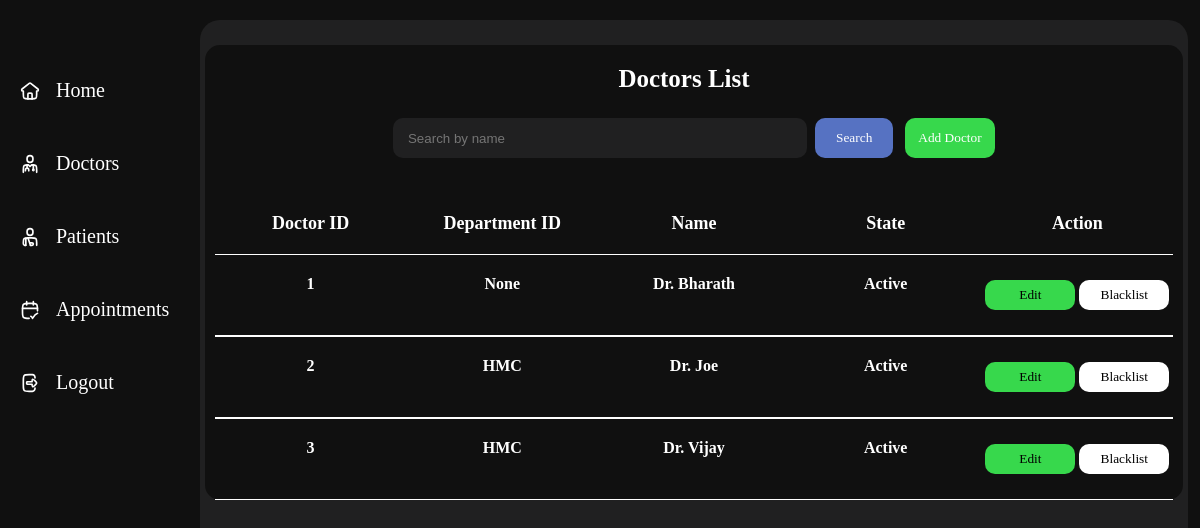
The app's page /doctor_list, older data.
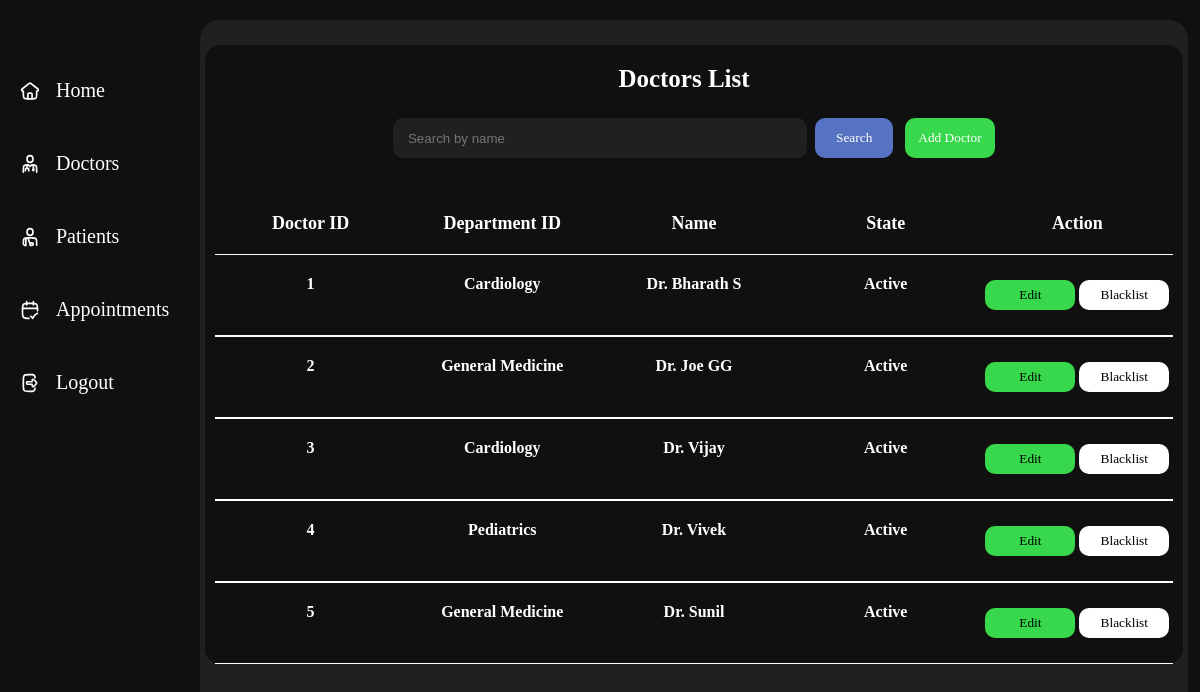
The same page, newer data.
### tables this page shows
CREATE TABLE DOCTORS(
                DOC_ID INTEGER PRIMARY KEY,
                DOC_NAME TEXT,
                DEPT_NAME TEXT,
                STATE TEXT,
                FOREIGN KEY (DOC_ID) REFERENCES USERS (USER_ID) ON DELETE CASCADE,
                FOREIGN KEY (DEPT_NAME) REFERENCES DEPARTMENT (DEPT_NAME));

### app.py (the view)
@app.route('/doctor_list')
def doctor_list():
    name = request.args.get('name', '').strip()
    con=sqlite3.connect(database)
    cur=con.cursor()
    if name:
        cur.execute("SELECT DOC_ID,DEPT_NAME,DOC_NAME, STATE FROM DOCTORS WHERE DOC_NAME LIKE ?", ('%'+name+'%',))
    else:
        cur.execute("SELECT DOC_ID,DEPT_NAME,DOC_NAME, STATE FROM DOCTORS")
    doctab = cur.fetchall()
    con.close()
    return render_template("admin/doctor.html",doctab=doctab, search=name)

### Templates/admin/doctor.html (shortened to what this page needs)
<!DOCTYPE html>
<html lang="en">
<head>
    <link rel="stylesheet" href="{{ url_for('static', filename='css/admindash.css') }}">
</head>
<body>
    <section class="main">
        <div class="navbar" style="padding-top: 250px;">
            <div class="icon">
                <img src="{{ url_for('static',filename='icons/home.svg')}}" alt="">
                <a href="/admin_dashboard">Home</a>
            </div>
            <div class="icon">
                <img src="{{ url_for('static',filename='icons/doc.svg')}}" alt="">
                <a href="/doctor_list">Doctors</a>
            </div>
            <div class="icon">
                <img src="{{ url_for('static',filename='icons/patient.svg')}}" alt="">
                <a href="/patient_list">Patients</a>
            </div>
            <div class="icon">
                <img src="{{ url_for('static',filename='icons/app.svg')}}" alt="">
                <a href="/appointment_list">Appointments</a>
            </div>
            <div class="icon">
                <img src="{{ url_for('static',filename='icons/logout.svg')}}" alt="">
                <a href="/">Logout</a>
            </div>
        </div>
        <div class="view" style="height: 96vh;">
            <div class="appointments">
                <h1 id="hmm">Doctors List</h1>
                    <div style="display:flex; gap:12px; align-items:center;">
                        <form class="searchbar" method="get" action="{{ url_for('doctor_list') }}" style="display:flex; gap:8px; align-items:center;">
                            <input type="search" name="name" placeholder="Search by name" value="{{ search|default('') }}" />
                            <button type="submit" style="padding:6px 10px;">Search</button>
                        </form>
                        <a href="{{ url_for('add_doctor') }}" style="text-decoration:none;">
                            <button class="add" type="button">Add Doctor</button>
                        </a>
                    </div>
                <div class="titlee">
                    <div class="app">
                        <h1>Doctor ID</h1>
                    </div>
                    <div class="patient">
                        <h1>Department ID</h1>
                    </div>
                    <div class="doc">
                        <h1>Name</h1>
                    </div>
                    <div class="doc">
                        <h1>State</h1>
                    </div>
                    <div class="doc">
                        <h1>Action</h1>
                    </div>
                </div>
                {% for i in doctab%}
                <div class="title">
                    <div class="app">
                        <h1>{{i[0]}}</h1>
                    </div>
                    <div class="patient">
                        <h1>{{i[1]}}</h1>
                    </div>
                    <div class="patient">
                        <h1>{{i[2]}}</h1>
                    </div>
                    <div class="patient">
                        <h1>{{i[3]}}</h1>
                    </div>
                    <div class="stat" style="display: flex; justify-content: space-evenly; align-items: center; ">
                                <a href="{{ url_for('editdoc', doc_id=i[0]) }}" style="text-decoration:none;">
                                    <button style="background-color: #37d84c;">Edit</button>
                                </a>
                                {% if i[3] == 'Blacklist' %}
                                    <form action="{{url_for('unbandoc',doc_id=i[0])}}" method="post">
                                        <button type="submit" style="background-color: rgb(255, 255, 255);">Revert</button>
                                    </form>
                                {% else %}
                                    <form action="{{url_for('blacklistdoc',doc_id=i[0])}}" method="post">
                                        <button type="submit" style="background-color: rgb(255, 255, 255);">Blacklist</button>
                                    </form>
                                {% endif %}
                    </div>
                </div>
                {% endfor %}
            </div>
        </div>
    </section>
</body>
</html>

### Static/css/admindash.css (style rules this page uses)
* { margin: 0; padding: 0; }
.main { width: 100%; min-height: 100vh; background-color: #101010; display: flex; align-items: center; }
.navbar { width: 200px; height: 125vh; background-color: #101010; position: fixed; }
.navbar h1, a { color: white; font-family: 'sfpror'; font-size: 20px; text-decoration: none; }
.icon { display: flex; align-items: center; margin-top: 40px; gap: 1em; padding-left: 20px; padding-top: 10px; }
.icon img { width: 20px; }
.view { width: calc(99% - 200px); margin-top: 20px; margin-bottom: 20px; background-color: #202021; border-radius: 20px; margin-left: 200px; overflow-y: scroll; overflow-x: hidden; scrollbar-width: none; display: flex; align-items: center; flex-direction: column; }
.appointments { width: 99%; min-height: 300px; background-color: #f55a00; background-color: #101010; margin-top: 25px; border-radius: 15px; margin-bottom: 5px; display: flex; flex-direction: column; justify-content: center; align-items: center; }
.appointments h1 { color: white; font-family: 'sfprob'; font-size: 25px; }
#hmm { color: white; font-family: 'sfprob'; font-size: 25px; padding-right: 20px; padding-top: 20px; }
.titlee { width: 98%; display: flex; justify-content: space-between; padding-bottom: 20px; }
.titlee > div { flex: 1; text-align: center; }
.titlee h1 { font-family: 'sfpror'; font-size: 18px; color:white; padding-top: 30px; }
.title { width: 98%; display: flex; justify-content: space-between; border-top: 1px solid white; border-bottom: 1px solid white; cursor: pointer; height: 80px; }
.title > div { flex: 1; text-align: center; }
.title h1 { font-family: 'sfpror'; font-size: 16px; color:white; padding-top: 20px; padding-bottom: 20px; }
button { width: 90px; height: 30px; cursor: pointer; border-radius: 10px; border: none; font-family: 'sfpror'; }
.searchbar { height: 50px; width: 500px; margin-top: 20px; margin-bottom: 20px; display: flex; align-items: center; justify-content: space-evenly; }
.searchbar input { width: 500px; height: 40px; background-color: #202021; border-radius: 10px; border: none; padding-left: 15px; color: white; }
.searchbar button { background-color: #5672c2; height: 40px; color: white; }
.add { background-color: #37d84c; height: 40px; color: white; }

Row changes from the older to the newer data that the page shows:
changed DOCTORS id 1: DEPT_NAME "None" → "Cardiology"; DOC_NAME "Dr. Bharath" → "Dr. Bharath S"
changed DOCTORS id 2: DEPT_NAME "HMC" → "General Medicine"; DOC_NAME "Dr. Joe" → "Dr. Joe GG"
changed DOCTORS "Dr. Vijay": DEPT_NAME "HMC" → "Cardiology"
added DOCTORS: DOC_ID "4", DEPT_NAME "Pediatrics", DOC_NAME "Dr. Vivek", STATE "Active"
added DOCTORS: DOC_ID "5", DEPT_NAME "General Medicine", DOC_NAME "Dr. Sunil", STATE "Active"
